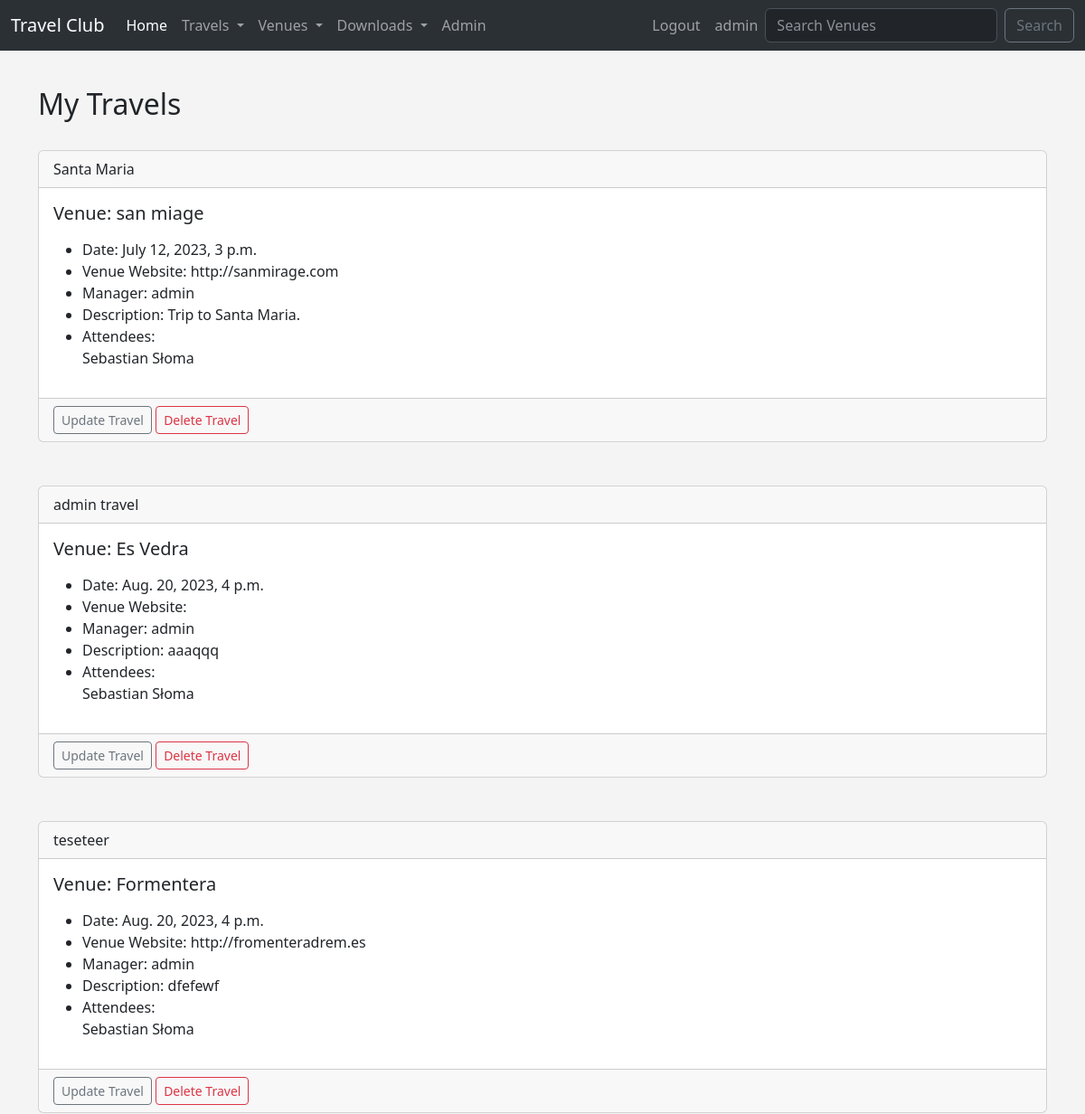
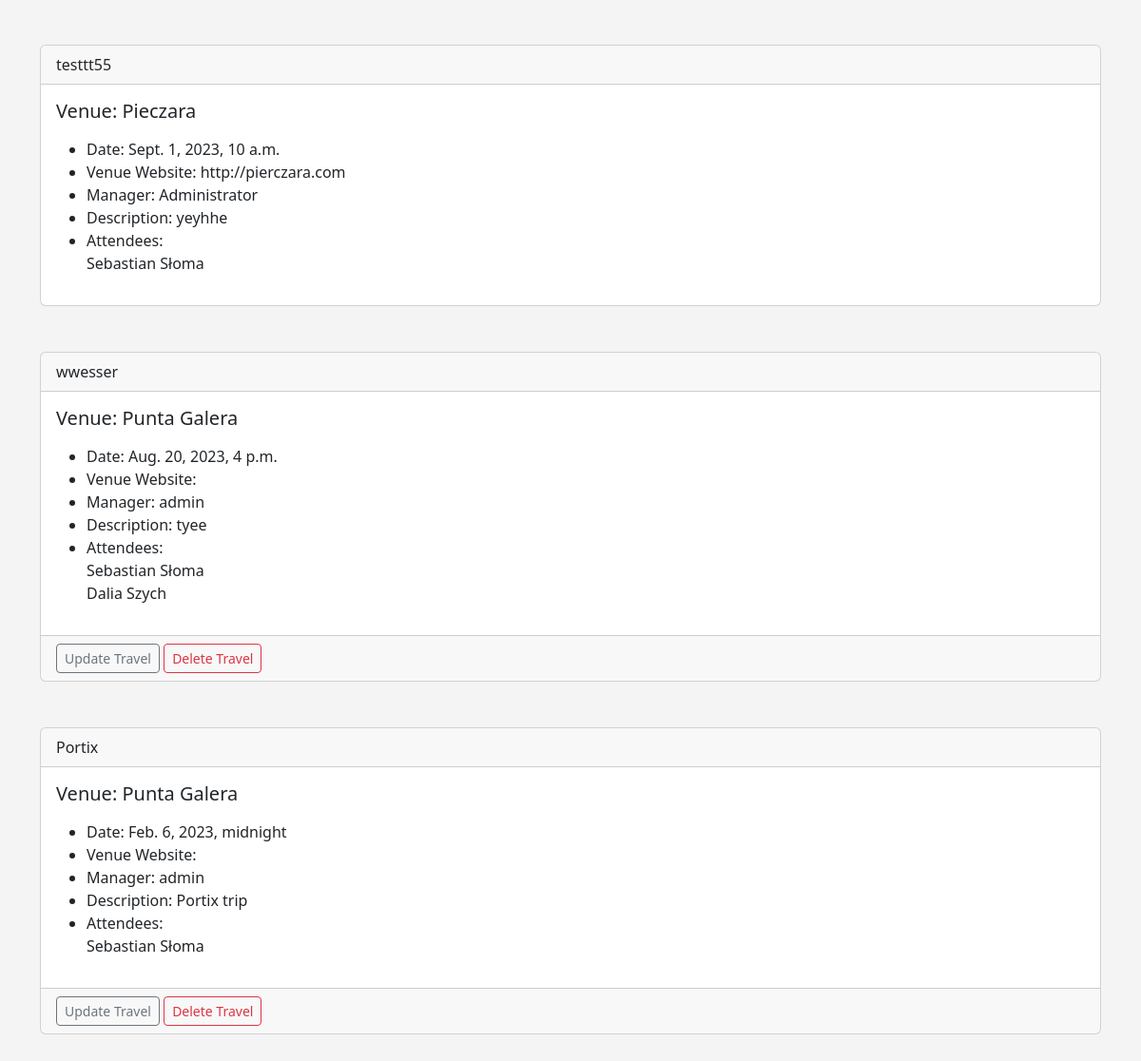
Page /my_travels (signed in) on the committed database (2 pictures, top to bottom).
### travel/models.py (models this page shows, shortened)
class Travel(models.Model):
    name = models.CharField('Travel Name', max_length=120)
    travel_date = models.DateTimeField('Travel Date')
    venue = models.ForeignKey(
        Venue, blank=True, null=True, on_delete=models.CASCADE)
    manager = models.ForeignKey(User, blank=True, null=True, on_delete=models.SET_NULL)
    description = models.TextField(blank=True)
    attendees = models.ManyToManyField(TravelUser, blank=True)
    approved = models.BooleanField('Approved', default=False)
    def __str__(self):
        return self.name

class Venue(models.Model):
    name = models.CharField('Venue Name', max_length=120)
    address = models.CharField(max_length=300)
    zip_code = models.CharField('Zip Code', max_length=15)
    phone = models.CharField('Contact Phone', max_length=25, blank=True)
    web = models.URLField('Website Address', blank=True)
    email_address = models.EmailField('Email', blank=True)
    owner = models.IntegerField('Venue Owner', blank=False, default=1)
    venue_image = models.ImageField(null=True, blank=True, upload_to='images/')
    def __str__(self):
        return self.name

class TravelUser(models.Model):
    first_name = models.CharField(max_length=30)
    last_name = models.CharField(max_length=30)
    email = models.EmailField('User Email')
    def __str__(self):
        return self.first_name + ' ' + self.last_name

### travel/views.py (the view)
# urls.py: path('my_travels', views.my_travels, name='my_travels'),
def my_travels(request):
    if request.user.is_authenticated:
        me = request.user.id
        travels = Travel.objects.filter(attendees=me)
        return render(request, 'travel/my_travels.html', {'travels': travels})
    else:
        messages.success(request, ('You are not Authorized To View This Page'))
        return redirect('home')

### travel/templates/travel/my_travels.html
{% extends 'travel/base.html' %}
{% block content %}
	<h2>My Travels</h2>
	<br/>
	{% for travel in travels %}
		<div class="card">
  <div class="card-header">
    {{ travel }}
  </div>
  <div class="card-body">
    <h5 class="card-title">Venue: {{ travel.venue }}</h5>
    <p class="card-text">
    	<ul>
<li>Date: {{ travel.travel_date }}</li>
<li>Venue Website: {{ travel.venue.web }}</li>
<li>Manager: {{ travel.manager }}</li>
<li>Description: {{ travel.description }}</li>
	<li>Attendees:<br/>
	{% for user in travel.attendees.all %}
{{ user }}<br/>
	{% endfor %}
	</li>
	</ul>
    </p>
  </div>
  {% if user.is_authenticated %}
    {% if user == travel.manager %}
      <div class="card-footer text-muted">
        <a href="{% url 'update-travel' travel.id %}" class="btn btn-outline-secondary btn-sm">Update Travel</a>
        <a href="{% url 'delete-travel' travel.id %}" class="btn btn-outline-danger btn-sm">Delete Travel</a>
      </div>
    {% endif %}
  {% endif %}
</div>
	<br/><br/>
	{% endfor %}
{% endblock %}

### travel/templates/travel/navbar.html (shortened to what this page needs)
<nav class="navbar fixed-top navbar-expand-lg bg-body-tertiary" data-bs-theme="dark">
    <div class="container-fluid">
      <a class="navbar-brand" href="{% url 'home' %}">Travel Club</a>
      <div class="collapse navbar-collapse" id="navbarSupportedContent">
        <ul class="navbar-nav me-auto mb-2 mb-lg-0">
          <li class="nav-item">
            <a class="nav-link active" aria-current="page" href="{% url 'home' %}">Home</a>
          </li>
          <li class="nav-item dropdown">
            <a class="nav-link dropdown-toggle" href="#" role="button" data-bs-toggle="dropdown" aria-expanded="false">
              Travels
            </a>
          </li>
          <li class="nav-item dropdown">
            <a class="nav-link dropdown-toggle" href="#" role="button" data-bs-toggle="dropdown" aria-expanded="false">
              Venues
            </a>
          </li>
          <li class="nav-item dropdown">
            <a class="nav-link dropdown-toggle" href="#" role="button" data-bs-toggle="dropdown" aria-expanded="false">
              Downloads
            </a>
          </li>
          {% if user.is_authenticated %}
          {% if user.is_superuser %}
              <li class="nav-item">
                <a class="nav-link" href="{% url 'admin_approval' %}">Admin</a>
              </li>
            </ul>
              {% endif %}
              <ul class="navbar-nav navbar-right">
              <li class="nav-item" >
                <a class="nav-link" href="{% url 'logout' %}">Logout</a>
              </li>
              <li class="nav-item">
                  <a class="nav-link" href="#">{{ user }}</a>
                </li>
                {% endif %}
              </ul>
        <form class="d-flex" role="search" method=POST action="{% url 'search-venues' %}">
          <input class="form-control me-2 bg-dark" type="search" placeholder="Search Venues" aria-label="Search" name="searched">
          <button class="btn btn-outline-secondary" type="submit">Search</button>
        </form>
      </div>
    </div>
  </nav>

### travel/templates/travel/base.html (style rules this page uses)
body { background: #f4f4f4 ; }

### rows in the picture
Travel: name "Santa Maria", venue "san miage", travel_date "July 12, 2023, 3 p.m.", venue.web "http://sanmirage.com", manager "admin", description "Trip to Santa Maria.", shows "Update Travel"
TravelUser: first_name+last_name "Sebastian Słoma"
Travel: name "admin travel", venue "Es Vedra", travel_date "Aug. 20, 2023, 4 p.m.", manager "admin", description "aaaqqq", shows "Update Travel"
Travel: name "teseteer", venue "Formentera", travel_date "Aug. 20, 2023, 4 p.m.", venue.web "http://fromenteradrem.es", manager "admin", description "dfefewf", shows "Update Travel"
Travel: name "testtt55", venue "Pieczara", travel_date "Sept. 1, 2023, 10 a.m.", venue.web "http://pierczara.com", manager "Administrator", description "yeyhhe"
Travel: name "wwesser", venue "Punta Galera", travel_date "Aug. 20, 2023, 4 p.m.", manager "admin", description "tyee", shows "Update Travel"
TravelUser: first_name+last_name "Dalia Szych"
Travel: name "Portix", venue "Punta Galera", travel_date "Feb. 6, 2023, midnight", manager "admin", description "Portix trip", shows "Update Travel"

### other values in the picture
{{ user }} "admin"
